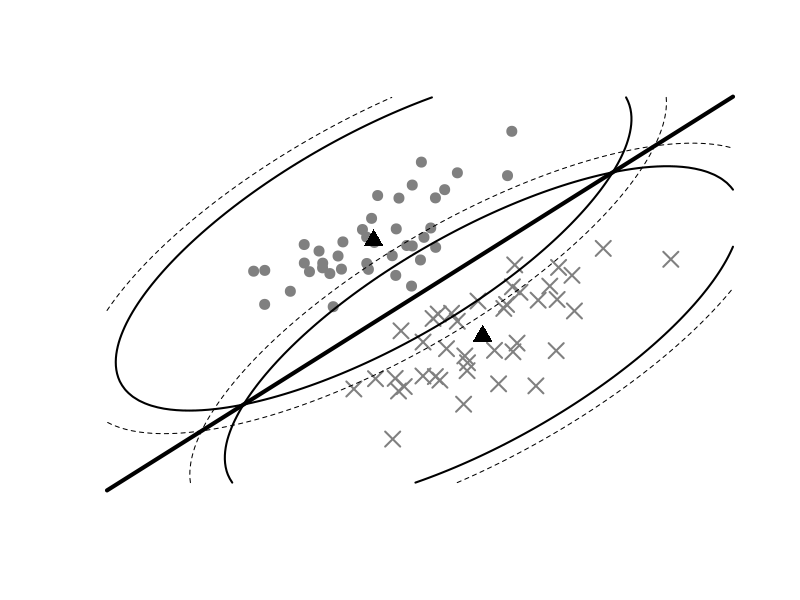
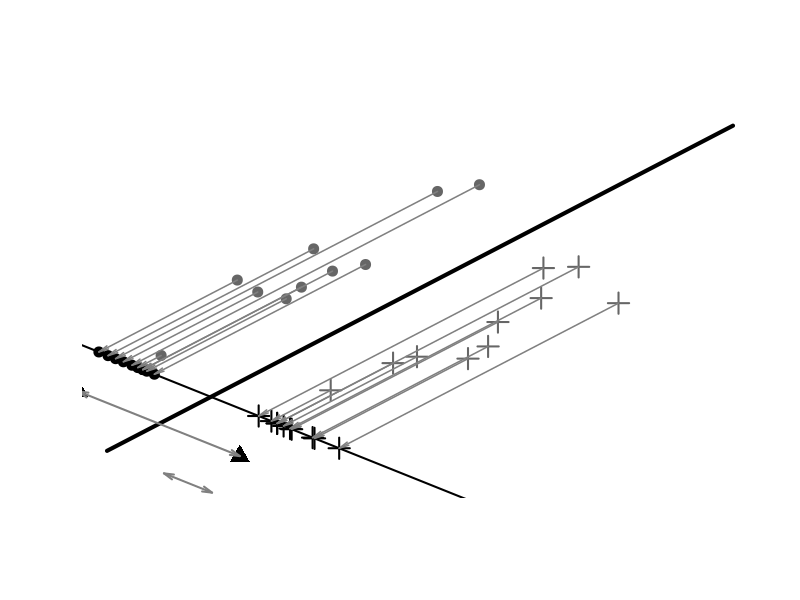

The R script that drew these images, in order:
###
### demo        creates all plots for the fisher discriminant section
###
### 2001 written by Ralf Herbrich
### Microsoft Research Cambridge
###
### (c) 2001 Microsoft Corporation. Reproduced with permission. All rights reserved.


############################################################
## main parameters
############################################################

D <- 4.5;                      # dimension of output window (generative plot)

D2.x <- 4.3;                   # dimension of output window (projections plot)
D2.y <- 5.8;                   

N <- 40;                       # number of samples per classa

N2 <- 10;                      # number of samples per classa

mu <- cbind (c (-1, +1),       # mean vectors
             c (+1, -1));
C <- list (rho=c (0.5, 0.5),   # covariance matrices
          sigma.x=c (1, 1),
           sigma.y=c (1, 1));


############################################################
## a function to generate random multivariate Gaussians
## directly taken from S-PLUS help files
############################################################

rmultnorm <- function (n, mu, vmat) {
  p <- ncol (vmat);
  ans <- matrix (rnorm (n * p), nrow = n) %*% vmat;
  ans <- sweep (ans, 2, mu, "+");
  drop (ans);
}

############################################################
## BOOK plots
############################################################

book <- function () {

  ## fix the random number generator to reproduce "random" numbers
  set.seed (4);
  
  ## generate the covariance matrices
  S.plus <- diag (c (C$sigma.x [1], C$sigma.y [1])) %*%
    cbind (c (1, C$rho [1]), c (C$rho [1], 1)) %*%
      diag (c (C$sigma.x [1], C$sigma.y [1]));
  
  S.minus <- diag (c (C$sigma.x [2], C$sigma.y [2])) %*%
    cbind (c (1, C$rho [2]), c (C$rho [2], 1)) %*%
      diag (c (C$sigma.x [2], C$sigma.y [2]));
  
  ############################################################
  ## generate "projection" prior plots
  if (!file.exists ("../../ps/FD_generative.ps")) {
    postscript ("../../ps/FD_generative.ps", horizontal=FALSE);
    
    ## create the datasets
    X.plus <-  rmultnorm (N, mu [, 1], S.plus);
    X.minus <- rmultnorm (N, mu [, 2], S.minus);
    X <- rbind (X.plus, X.minus);
    
    ## compute the means
    mu.plus  <- 1/N * apply (X.plus,  2, sum);
    mu.minus <- 1/N * apply (X.minus, 2, sum);
    
    ## compute the covariance
    Sigma <- t (X) %*% X - N * mu.plus %*% t (mu.plus) -
      N * mu.minus %*% t (mu.minus);
    Sigma.inv <- solve (Sigma);
    
    ## compute the Fisher discriminant
    w <- Sigma.inv %*% (mu.plus - mu.minus);
    b <- as.vector (1/2 * (t (mu.minus) %*% Sigma.inv %*% mu.minus -
                           t (mu.plus) %*% Sigma.inv %*% mu.plus));
    
    ## compute the denominator of the Gaussian density
    g.norm <- 1/((2 * pi) * sqrt (det (Sigma))); 
    
    ## create the plot window
    plot.new ();
    plot.window (c (-D, D), c(-D, D));

    ## draw the dataset on the screen
    points (X.plus [, 1], X.plus [, 2], pch=20, cex=2, col=gray (0.5));
    points (X.minus [, 1], X.minus [, 2], pch=4, lwd=2, cex=2, col=gray (0.5));

    ## draw the decision surface
    x <- seq (-D, D, length=1000);
    y <- -(w [1] * x + b) / w [2];
    lines (x, y, lwd=4);

    ## draw the means
    points (mu.plus [1], mu.plus [2],   pch=17, cex=2, lwd=2);
    points (mu.minus [1], mu.minus [2], pch=17, cex=2, lwd=2);

    ## draw the concentration ellipses
    x <- seq (-D, D, length=100);
    y <- seq (-D, D, length=100);
    z.plus <- outer (x, y, function (x, y) {
      D <- (x - mu.plus [1])^2 * Sigma.inv [1, 1] +
        (y - mu.plus [2])^2 * Sigma.inv [2, 2] +
          2 * (x - mu.plus [1]) * (y - mu.plus [2]) * Sigma.inv [1, 2];
      return (g.norm * exp (-1/2 * D));
    });
    z.minus <- outer (x, y, function (x, y) {
      D <- (x - mu.minus [1])^2 * Sigma.inv [1, 1] +
        (y - mu.minus [2])^2 * Sigma.inv [2, 2] +
          2 * (x - mu.minus [1]) * (y - mu.minus [2]) * Sigma.inv [1, 2];
      return (g.norm * exp (-1/2 * D));
    });
    
    contour (x, y, z.plus,  levels=c (0.0028), drawlabels=FALSE,
             lwd=2, add=TRUE);
    contour (x, y, z.minus, levels=c (0.0028), drawlabels=FALSE,
             lwd=2, add=TRUE);

    ## draw the ellipses that touch each other
    contour (x, y, z.plus,  levels=c (0.00272), drawlabels=FALSE,
             lwd=1, lty=2, add=TRUE);
    contour (x, y, z.minus, levels=c (0.00272), drawlabels=FALSE,
             lwd=1, lty=2, add=TRUE);
    
    dev.off ();
  }

  ############################################################
  ## generate "data distribution" prior plots
  if (!file.exists ("../../ps/FD_projections.ps")) {
    postscript ("../../ps/FD_projections.ps", horizontal=FALSE);
    
    ## create the datasets
    X.plus <-  rmultnorm (N2, mu [, 1], S.plus);
    X.minus <- rmultnorm (N2, mu [, 2], S.minus);
    X <- rbind (X.plus, X.minus);
    
    ## compute the means
    mu.plus  <- 1/N2 * apply (X.plus,  2, sum);
    mu.minus <- 1/N2 * apply (X.minus, 2, sum);
    
    ## compute the covariance
    Sigma <- t (X) %*% X - N2 * mu.plus %*% t (mu.plus) -
      N2 * mu.minus %*% t (mu.minus);
    Sigma.inv <- solve (Sigma);
    
    ## compute the Fisher discriminant
    w <- Sigma.inv %*% (mu.plus - mu.minus);
    b <- as.vector (1/2 * (t (mu.minus) %*% Sigma.inv %*% mu.minus -
                           t (mu.plus) %*% Sigma.inv %*% mu.plus));
    
    ## compute the denominator of the Gaussian density
    g.norm <- 1/((2 * pi) * sqrt (det (Sigma))); 
    
    ## create the plot window
    plot.new ();
    plot.window (c (-D2.x, D2.x), c(-D2.y, D2.y));

    ## draw the dataset on the screen
    points (X.plus [, 1], X.plus [, 2], pch=20, cex=2, col=gray (0.4));
    points (X.minus [, 1], X.minus [, 2], pch=3, lwd=2, cex=2, col=gray (0.4));

    ## draw the decision surface
    x <- seq (-D2.x, D2.x, length=1000);
    y <- -(w [1] * x + b) / w [2];
    lines (x, y, lwd=4);

    ## compute the offset vector
    ofs      <- 4 *  cbind (-w [2], w [1]);
    ofs.mean <- 5 * cbind (-w [2], w [1]);
    ofs.var  <- 6 * cbind (-w [2], w [1]);
    
    ## draw the orthogonal line
    y <- w [2] / w [1] * x;
    x <- x + ofs [1]; y <- y + ofs [2];
    lines (x, y, lwd=2);

    ## project the points
    w.norm <- as.vector (t (w) %*% w);
    l.plus <- (X.plus %*% w) / w.norm;
    l.minus <- (X.minus %*% w) / w.norm;

    X.plus.proj  <- cbind (w [1] * l.plus + ofs [1],
                           w [2] * l.plus + ofs [2]);
    X.minus.proj <- cbind (w [1] * l.minus + ofs [1],
                           w [2] * l.minus + ofs [2]);
    
    ## draw the projected points
    points (X.plus.proj  [, 1], X.plus.proj  [, 2] ,  pch=20, cex=2);
    points (X.minus.proj [, 1], X.minus.proj [, 2] ,  pch=3, lwd=2, cex=2);

    ## draw the projection lines
    for (i in 1:N2) {
      arrows (X.plus [i, 1], X.plus [i, 2],
              X.plus.proj [i, 1], X.plus.proj [i, 2],
              angle=10, lwd=1.5, length=0.1, col=gray (0.5));

      arrows (X.minus [i, 1], X.minus [i, 2],
              X.minus.proj [i, 1], X.minus.proj [i, 2],
              angle=10, lwd=1.5, length=0.1, col=gray (0.5));
    }

    ## compute the mean and variance of the projection
    mu.plus  <- mean (l.plus);
    mu.minus <- mean (l.minus);

    mu.plus.proj <- rbind (w [1] * mu.plus + ofs.mean [1],
                           w [2] * mu.plus + ofs.mean [2]);
    
    mu.minus.proj <- rbind (w [1] * mu.minus + ofs.mean [1],
                            w [2] * mu.minus + ofs.mean [2]);

    ## draw the mean projection
    points (mu.plus.proj  [1], mu.plus.proj  [2], pch=17, cex=2, lwd=2);
    points (mu.minus.proj [1], mu.minus.proj [2], pch=17, cex=2, lwd=2);
    arrows (mu.plus.proj  [1], mu.plus.proj  [2],
            mu.minus.proj [1], mu.minus.proj [2],
            code=3, lwd=2, angle=15, length=0.1, col=gray (0.5));
    
    ## compute the mean and variance of the projection
    std.plus  <- sqrt (var (l.plus));
    std.minus <- sqrt (var (l.minus));

    std.plus.left  <- rbind (w [1] * (mu.plus - std.plus) + ofs.var [1],
                             w [2] * (mu.plus - std.plus) + ofs.var [2]);    
    std.plus.right <- rbind (w [1] * (mu.plus + std.plus) + ofs.var [1],
                             w [2] * (mu.plus + std.plus) + ofs.var [2]);
    
    std.minus.left  <- rbind (w [1] * (mu.minus - std.minus) + ofs.var [1],
                              w [2] * (mu.minus - std.minus) + ofs.var [2]);
    std.minus.right <- rbind (w [1] * (mu.minus + std.minus) + ofs.var [1],
                              w [2] * (mu.minus + std.minus) + ofs.var [2]);
    
    ## draw the mean projection
    arrows (std.plus.left  [1], std.plus.left  [2],
            std.plus.right [1], std.plus.right [2],
            code=3, lwd=2, angle=15, length=0.1, col=gray (0.5));

    arrows (std.minus.left  [1], std.minus.left  [2],
            std.minus.right [1], std.minus.right [2],
            code=3, lwd=2, angle=15, length=0.1, col=gray (0.5));
    
    dev.off ();
  }

}

book ()
